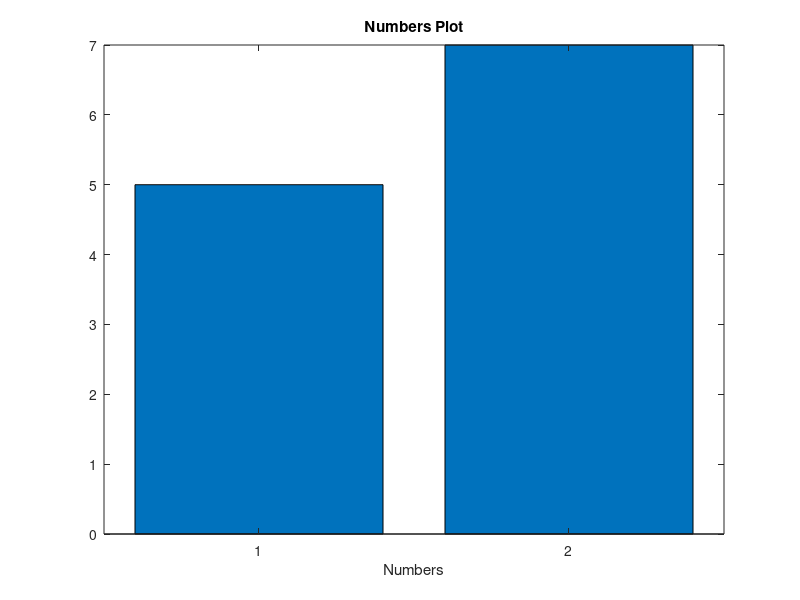

MATLAB code to generate this figure:
% This is a simple MATLAB code to calculate the average of two numbers and plot them

% Initialize the variables
num1 = 5;
num2 = 7;

% Calculate the average of the two numbers
average = (num1 + num2) / 2;

% Display the result
disp(['The average of ' num2str(num1) ' and ' num2str(num2) ' is ' num2str(average)]);

% Plot the two numbers
figure;
bar([num1, num2]);
title('Numbers Plot');
xlabel('Numbers');
